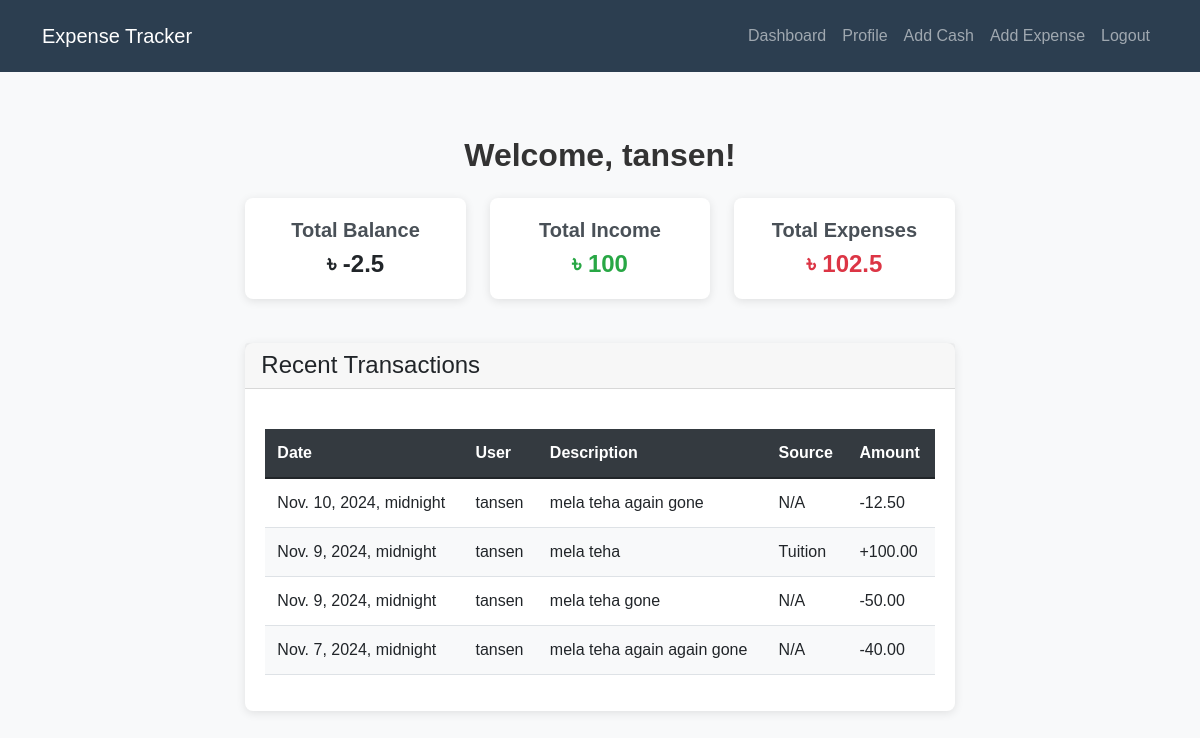
The app's page /dashboard/ (signed in) with its own data.
### ManageCash/models.py (models this page shows)
class CustomUser(AbstractUser):
    def __str__(self):
        return self.username

class Expense(models.Model):
    user = models.ForeignKey(CustomUser, on_delete=models.CASCADE)
    description = models.TextField(null=True)
    amount = models.DecimalField(max_digits=10, decimal_places=2,null=True)
    datetime = models.DateTimeField(null=True)
    category = models.CharField(max_length=100, default="expense",null=True)

class AddCash(models.Model):
    user = models.ForeignKey(CustomUser, on_delete=models.CASCADE,null=True)
    source = models.CharField(max_length=255,null=True)
    datetime = models.DateTimeField(null=True)
    amount = models.DecimalField(max_digits=10, decimal_places=2,null=True)
    description = models.TextField()
    category = models.CharField(max_length=100, default="addcash",null=True)

### ManageCash/views.py (the view)
# urls.py: path('dashboard/', dashboard, name='dashboard'),
@login_required
def dashboard(request):
    add_cash = AddCash.objects.filter(user=request.user)
    expense = Expense.objects.filter(user=request.user)
    transactions = sorted(
        chain(add_cash, expense),
        key=attrgetter('datetime'),
        reverse=True
    )
    total_income = add_cash.aggregate(Sum('amount'))['amount__sum'] or 0
    total_expense = expense.aggregate(Sum('amount'))['amount__sum'] or 0
    total_balance = total_income - total_expense
    context = {
        "transactions": transactions,
        "total_balance": total_balance,
        "total_income": total_income,
        "total_expense": total_expense,
    }
    return render(request, 'dashboard.html', context)

### ManageCash/templates/dashboard.html (shortened to what this page needs)
{% extends 'base.html' %}
{% block content %}
<div class="row">
    <div class="col-md-8 offset-md-2">
        <h2 class="text-center mb-4">Welcome, {{ user.username }}!</h2>
        <div class="row mb-4">
            <div class="col-md-4">
                <div class="card text-center">
                    <div class="card-body">
                        <h5 class="card-title">Total Balance</h5>
                        <p class="card-text h3">৳ {{total_balance}}</p>
                    </div>
                </div>
            </div>
            <div class="col-md-4">
                <div class="card text-center">
                    <div class="card-body">
                        <h5 class="card-title">Total Income</h5>
                        <p class="card-text h3 text-success">৳ {{total_income}}</p>
                    </div>
                </div>
            </div>
            <div class="col-md-4">
                <div class="card text-center">
                    <div class="card-body">
                        <h5 class="card-title">Total Expenses</h5>
                        <p class="card-text h3 text-danger">৳ {{total_expense}}</p>
                    </div>
                </div>
            </div>
        </div>
        <div class="card">
            <div class="card-header">
                <h4 class="mb-0">Recent Transactions</h4>
            </div>
            <div class="card-body">
                <div class="table-responsive">
                    <table class="table">
                        <thead>
                            <tr>
                                <th>Date</th>
                                <th>User</th>
                                <th>Description</th>
                                <th>Source</th>
                                <th>Amount</th>
                            </tr>
                        </thead>
                        <tbody>
                            {% for entry in transactions %}
                                <tr>
                                    <td>{{ entry.datetime }}</td>
                                    <td>{{ entry.user }}</td>
                                    <td>{{ entry.description }}</td>
                                    <td>
                                        {% if entry.category == "addcash" %}
                                            {{ entry.source }}
                                        {% else %}
                                            N/A
                                        {% endif %}
                                    </td>
                                    <td>
                                        {% if entry.category == "addcash" %}
                                            +{{ entry.amount }}
                                        {% else %}
                                            -{{ entry.amount }}
                                        {% endif %}
                                    </td>
                                </tr>
                            {% endfor %}
                        </tbody>
                    </table>
                </div>
            </div>
        </div>
    </div>
</div>
{% endblock %}

### ManageCash/templates/dashboard.html (style rules this page uses)
body { font-family: 'Arial', sans-serif; background-color: #f8f9fa; }
h2 { font-weight: bold; color: #333; }
.card-title { font-size: 1.25rem; font-weight: bold; color: #495057; }
.card { border: none; border-radius: 8px; box-shadow: 0 2px 10px rgba(0, 0, 0, 0.1); margin-bottom: 20px; }
.card-body { padding: 20px; }
.card-text { font-size: 1.5rem; font-weight: bold; }
.text-success { color: #28a745 !important; }
.text-danger { color: #dc3545 !important; }
.table-responsive { margin-top: 20px; }
.table { width: 100%; border-collapse: collapse; }
.table th, .table td { padding: 12px; text-align: left; border-bottom: 1px solid #dee2e6; }
.table th { background-color: #343a40; color: white; }
.table tbody tr:nth-child(even) { background-color: #f8f9fa; }

### records on screen
CustomUser: username "tansen"
Expense: datetime "Nov. 10, 2024, midnight", user "tansen", description "mela teha again gone", category "N/A", amount "12.50"
AddCash: datetime "Nov. 9, 2024, midnight", user "tansen", description "mela teha", source "Tuition", amount "100.00"
Expense: datetime "Nov. 9, 2024, midnight", user "tansen", description "mela teha gone", category "N/A", amount "50.00"
Expense: datetime "Nov. 7, 2024, midnight", user "tansen", description "mela teha again again gone", category "N/A", amount "40.00"

### other values on screen
{{ total_balance }} "-2.5"
{{ total_income }} "100"
{{ total_expense }} "102.5"
